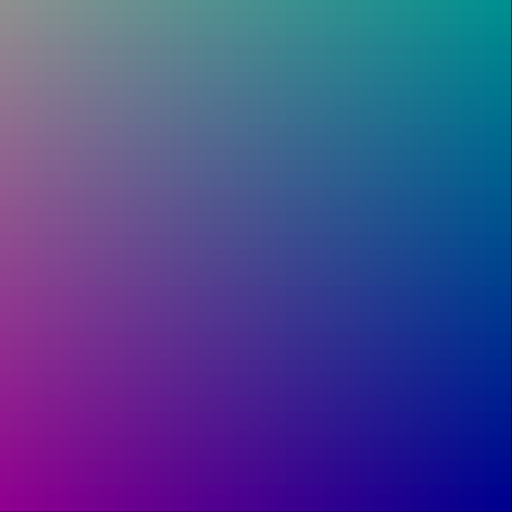
Frame 1 (no input)
Frame 60 (no input): identical to frame 1, image omitted
Frame 120 (the mouse pressed at the canvas centre since frame 60): identical to frame 1, image omitted

The p5.js sketch that drew this single still picture (run headless with seeded random() and noise() and a simulated clock; from frame 60 on, the mouse is pressed at the canvas centre):

// p5.js sketch
// ── sketch.js
// noprotect
var fac = 2;
var dim = 256 * fac;

function setup() {
  createCanvas(dim, dim);
  draw1();
}

function draw() {}

function draw1() {
  background(color(0, 0, 0));
  var r = 0;
  var g = 0;
  var b = 0;
  var nr = 0;
  var ng = 0;
  for (var y = 0; y < dim; y++) {
    for (var x = 0; x < dim; x++) {
      stroke(color(255 - r, 255 - g, 255 - b));
      point(x, y);
      nr++;
      if (nr >= fac) {
        nr = 0;
        r++;
      }
      if (r > 255) {
        r = 0;
        ng++;
        if (ng >= fac) {
          ng = 0;
          g++;
        }
        if (g > 255) {
          g = 0;
          b++;
          if (b > 255) {
            b = 0;
          }
        }
      }
    }
  }
  console.log('r=' + r + ' g=' + g + ' b=' + b);
}
